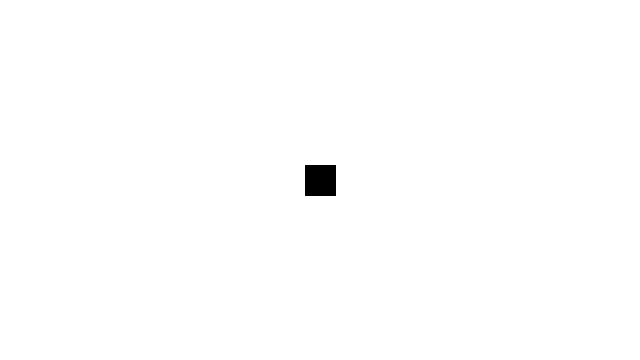
Frame 1 (no input)
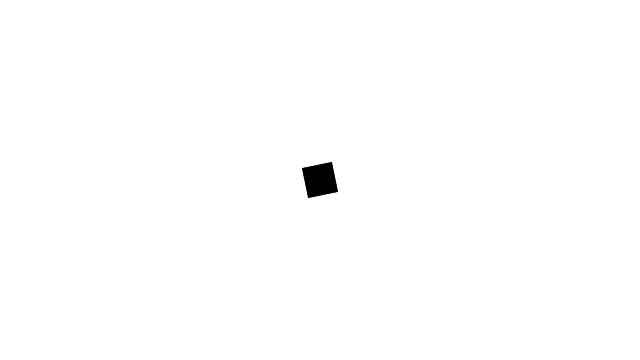
Frame 60 (the mouse pressed at the canvas centre just before this capture)
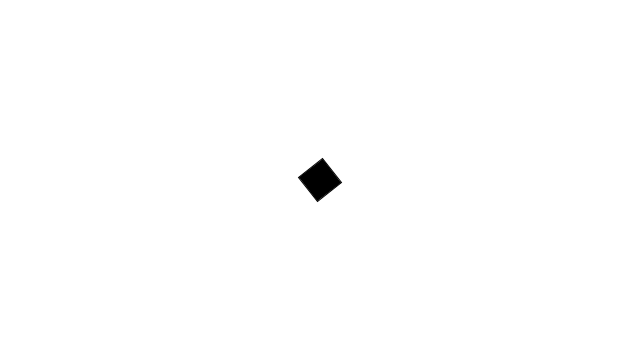
Frame 120 (the mouse held since frame 60 and released just before this capture)

The Processing sketch that drew these frames (run headless with seeded random() and noise(); from frame 60 on, the mouse is pressed at the canvas centre):

// Processing sketch: Rotation
// ── Rotation.pde
float angle=0.0;
float aVelocity=0.0;
float aAcceleration=0.001;

void setup()
{
  size(640,360);
}
void draw()
{
  background(255);
  aAcceleration=map(mouseX,0,width,-0.001,0.001);
  angle += aVelocity;
  aVelocity += aAcceleration;
  rectMode(CENTER);
  fill(0);
  translate(width/2,height/2);
  rotate(angle);
  rect(0,0,30.0,30.0);
}
